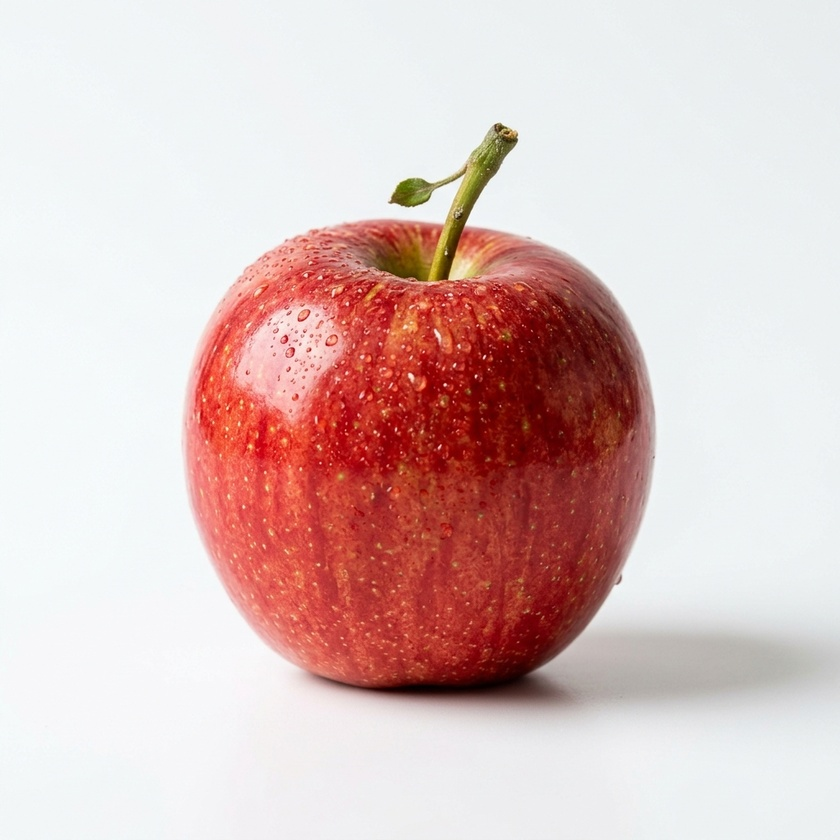
#> input picture frontend/src/assets/fresh_apple.jpg, 840 x 840 px, shrunk from 1024 x 1024 before the run, found by its file name
$ python setup_dataset.py
#> lines starting #> are read from the running program, lines starting #| are printed output that depends on the picture
"""
Dataset setup script for FreshSight AI.
Creates training, validation, and test splits with real fruit image samples and augmentations.
"""
import os
import shutil
import random
from PIL import Image, ImageEnhance

BASE_DIR = os.path.dirname(os.path.abspath(__file__))
SAMPLE_DIR = os.path.join(BASE_DIR, "sample_data")
BRAIN_ASSETS = os.path.join(os.path.dirname(BASE_DIR), "frontend", "public", "assets")

SPLITS = ["train", "validation", "test"]
CLASSES = ["fresh", "rotten"]

# Seed images available in assets
SEED_IMAGES = {
    "fresh": ["fresh_apple.jpg", "fresh_banana.jpg", "fresh_orange.jpg"],
    "rotten": ["rotten_apple.jpg", "rotten_banana.jpg"]
}

def create_directory_structure():
    for split in SPLITS:
        for cls in CLASSES:
            path = os.path.join(SAMPLE_DIR, split, cls)
            os.makedirs(path, exist_ok=True)
    print(f"Directory structure verified under: {SAMPLE_DIR}")

def augment_image(img: Image.Image, variant: int) -> Image.Image:
    """Apply realistic augmentations: small rotation, flip, subtle brightness."""
    res = img.copy()

    # Rotation (-15 to 15 degrees)
    rot_angles = [0, -10, 10, -5, 5, -15, 15]
    angle = rot_angles[variant % len(rot_angles)]
    if angle != 0:
        res = res.rotate(angle, resample=Image.Resampling.BILINEAR, fillcolor=(255, 255, 255))

    # Flip
    if (variant // len(rot_angles)) % 2 == 1:
        res = res.transpose(Image.Transpose.FLIP_LEFT_RIGHT)

    # Brightness (0.9 to 1.1)
    brightness_factors = [1.0, 0.92, 1.08, 0.95, 1.05]
    factor = brightness_factors[variant % len(brightness_factors)]
    enhancer = ImageEnhance.Brightness(res)
    res = enhancer.enhance(factor)

    return res

def populate_sample_dataset():
    create_directory_structure()

    random.seed(42)

    counts = {"train": 24, "validation": 8, "test": 8}

    for cls in CLASSES:
        seed_files = SEED_IMAGES[cls]
        available_seeds = []
        for sf in seed_files:
            seed_path = os.path.join(BRAIN_ASSETS, sf)
            if os.path.exists(seed_path):
                try:
                    with Image.open(seed_path) as im:
#> im is the input picture: PIL image 840x840 RGB; mean R, G, B 220.6, 194.7, 192.7
                        available_seeds.append(im.convert("RGB"))
                except Exception as e:
                    print(f"Warning: could not open seed {sf}: {e}")

        if not available_seeds:
            print(f"No seed images found for {cls} in {BRAIN_ASSETS}")
            continue

        variant_idx = 0
#> variant_idx = 0
        for split, count in counts.items():
            dest_dir = os.path.join(SAMPLE_DIR, split, cls)
            for i in range(count):
                seed_im = available_seeds[i % len(available_seeds)]
                aug_im = augment_image(seed_im, variant_idx)
                out_name = f"{cls}_sample_{split}_{i+1:03d}.jpg"
                out_path = os.path.join(dest_dir, out_name)
                aug_im.save(out_path, "JPEG", quality=92)
                variant_idx += 1

            print(f"Generated {count} {cls} samples for {split} set.")
#> this loop made 3 passes
#> pass 1, in augment_image (call 2), `res = img.copy()`:
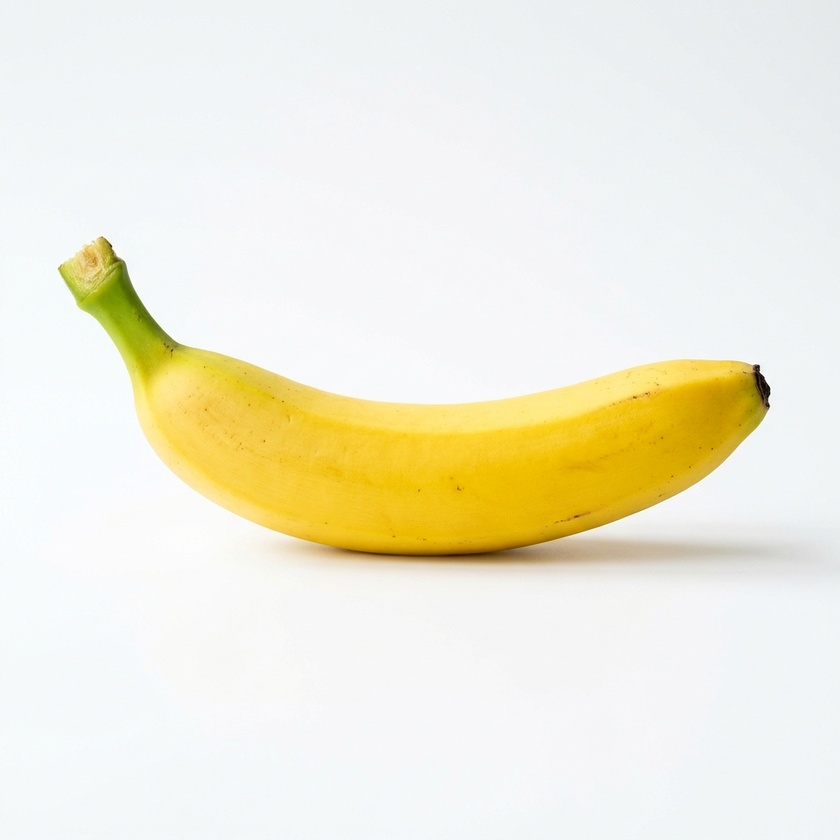
#> res: PIL image 840x840 RGB; mean R, G, B 240.6, 237.5, 218.5
#> pass 1, in augment_image (call 2), `res = res.rotate(angle, resample=Image.Resampling.BILINEAR, fillcolor=..`:
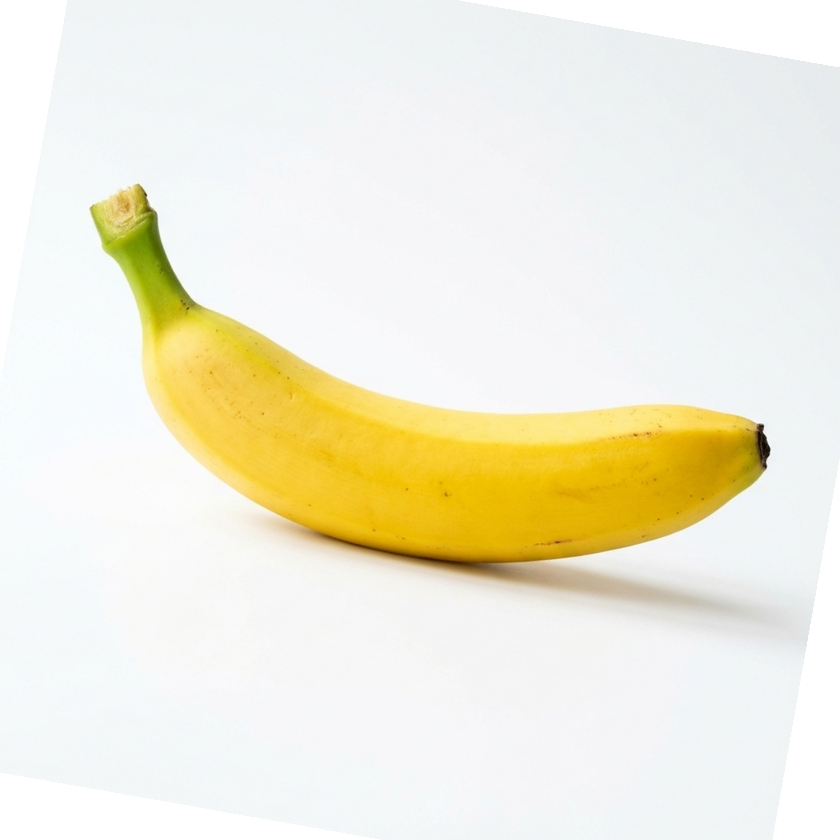
#> res: PIL image 840x840 RGB; mean R, G, B 241.5, 238.1, 219
#> pass 1, in augment_image (call 2), `res = enhancer.enhance(factor)`:
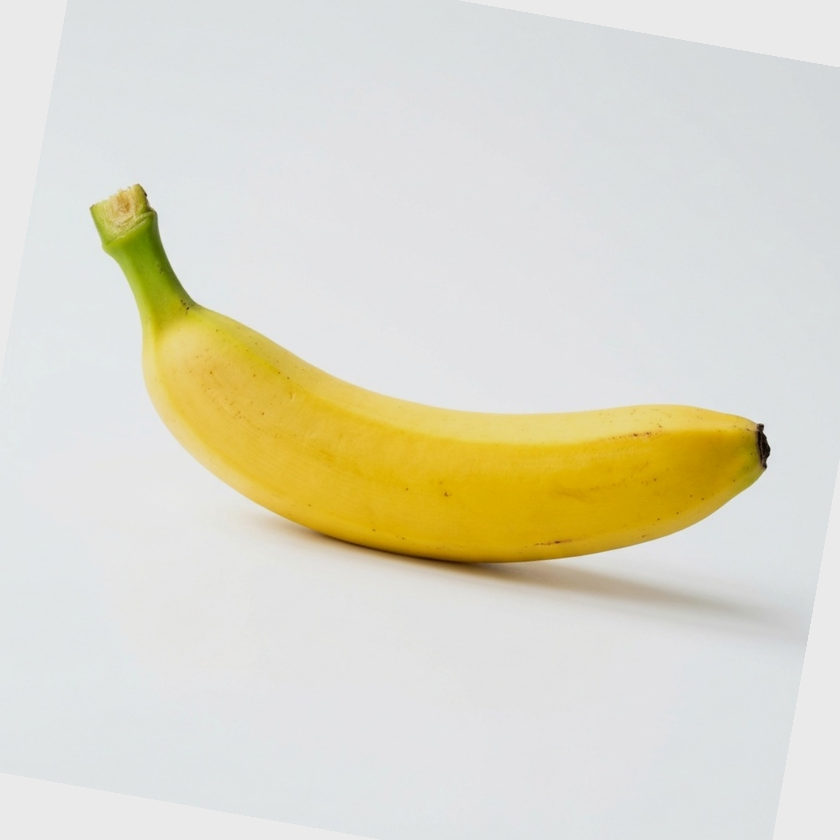
#> res: PIL image 840x840 RGB; mean R, G, B 221.7, 218.6, 201
#> pass 1, in augment_image (call 3), `res = img.copy()`:
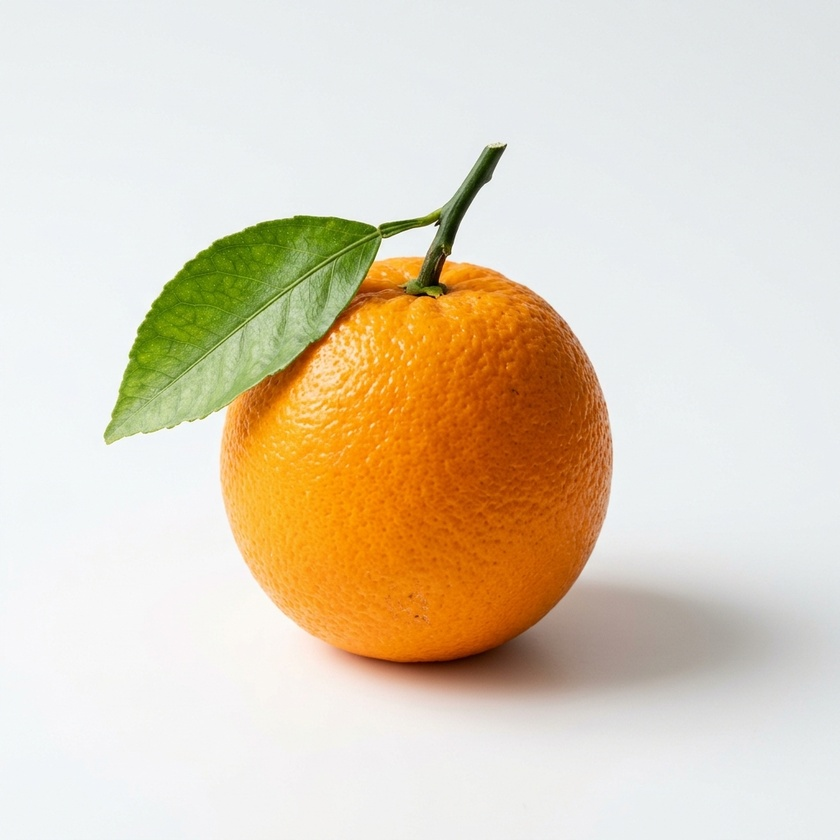
#> res: PIL image 840x840 RGB; mean R, G, B 223.4, 210, 188.4
#> after the loop:
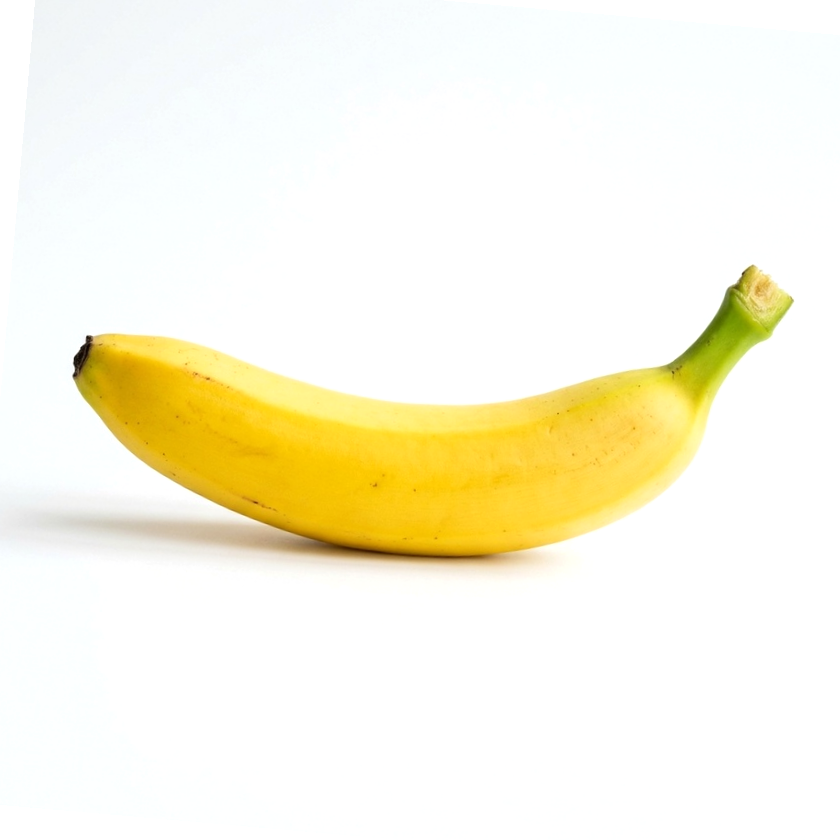
#> aug_im: PIL image 840x840 RGB; mean R, G, B 250.3, 246.3, 225.4
#> pass 2 of the loop in populate_sample_dataset, `for cls in CLASSES:`:
#> seed_files = ['rotten_apple.jpg', 'rotten_banana.jpg']
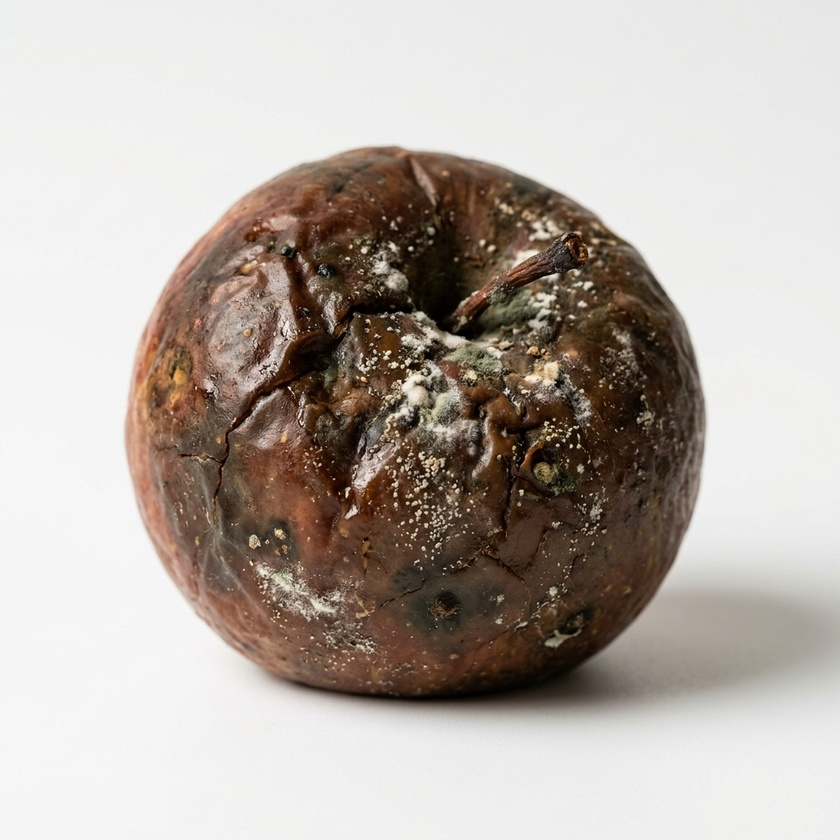
#> input picture frontend/src/assets/rotten_apple.jpg, 840 x 840 px, shrunk from 1024 x 1024 before the run, found by its file name
#> in populate_sample_dataset, im is the input picture: PIL image 840x840 RGB; mean R, G, B 183.8, 175.1, 168.3
#> the loop in populate_sample_dataset, `for split, count in counts.items():` made 3 passes
#> pass 1, in augment_image (call 42), `res = enhancer.enhance(factor)`:
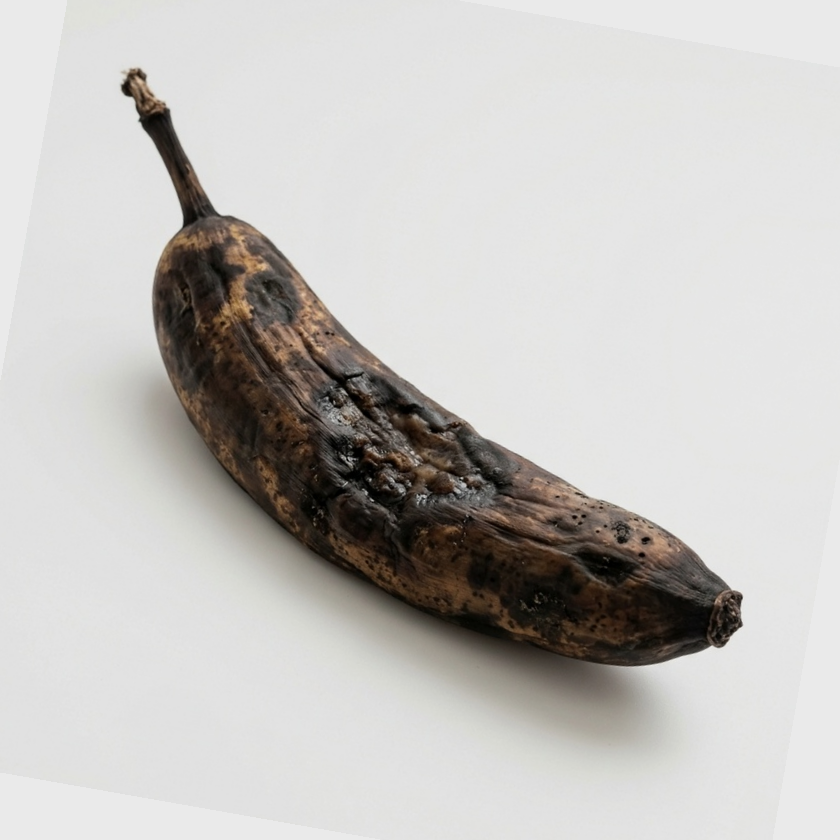
#> res: PIL image 840x840 RGB; mean R, G, B 195.9, 193.7, 191.1
#> after the loop in populate_sample_dataset, `for split, count in counts.items():`:
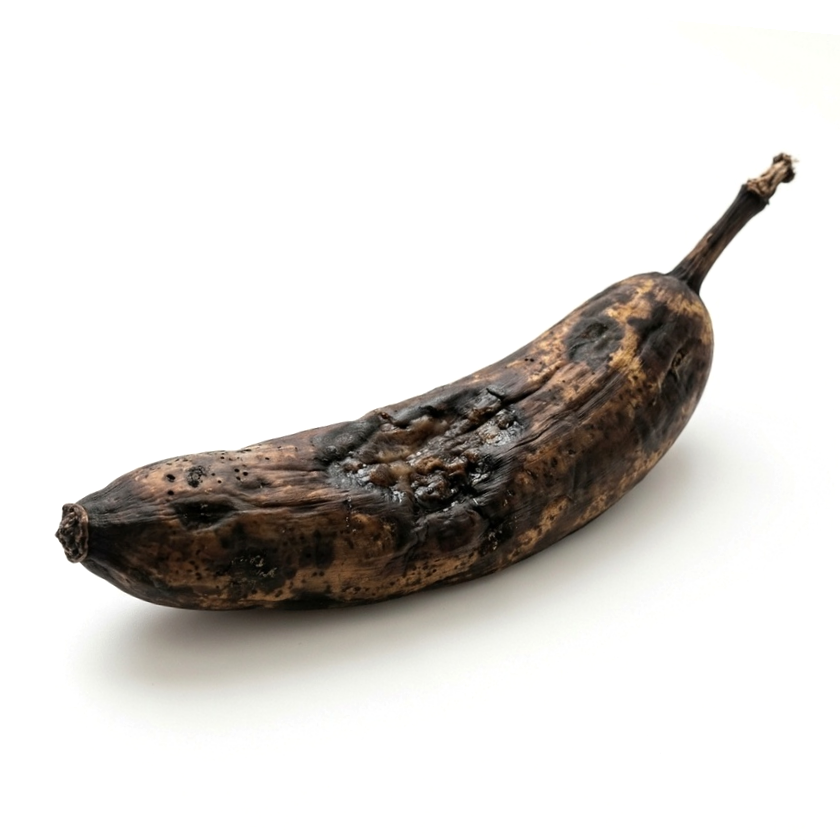
#> aug_im: PIL image 840x840 RGB; mean R, G, B 220, 217.5, 214.8

if __name__ == "__main__":
    populate_sample_dataset()
    print("Dataset setup completed successfully.")
